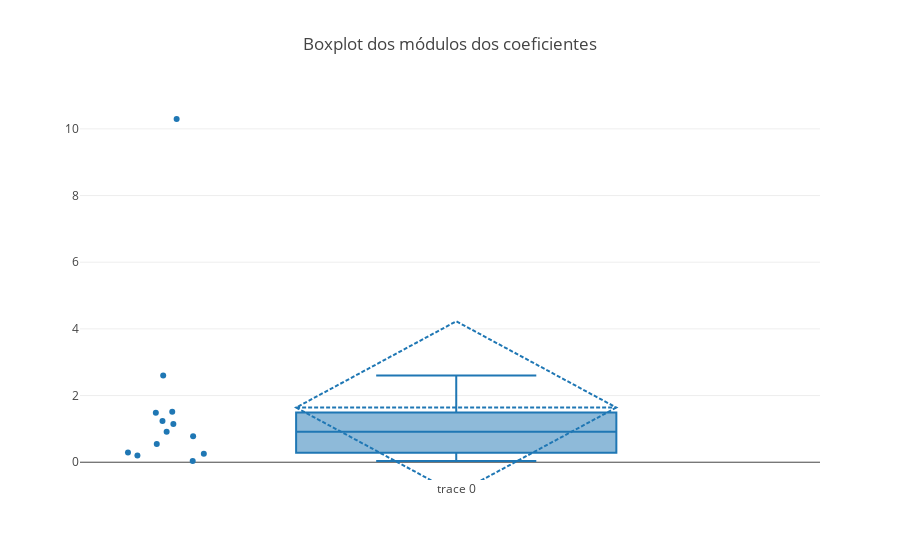

Source (notebook cell):
### Markdown cell above
De forma complementar o \textit{boxplot} do módulo dos coeficientes foi gerando, podendo ser visto da Figura \ref{fig:boxplotModCoef}.

### Code cell
# Boxplot do módulo dos coeficientes
def boxplotCoef(coef_abs):
    data = [
        go.Box(
            y= coef_abs,
            boxpoints='all',
            boxmean='sd',
            jitter=0.3,
            pointpos=-1.8
        )
    ]
    
    layoutBoxplot = go.Layout(title="Boxplot dos módulos dos coeficientes")

    fig = go.Figure(data=data, layout=layoutBoxplot)
    plt.iplot(fig)
    
boxplotCoef(param_abs.iloc[1:].values.transpose()[0])

### Figure 1 — Plotly figure (JSON) as saved in the notebook; plotly's stock layout.template omitted (floating-point values rounded to 4 significant figures)
{"data": [{"boxmean": "sd", "boxpoints": "all", "jitter": 0.3, "pointpos": -1.8, "type": "box", "uid": "1ba880ae-a1e2-11e8-84a2-d05349f0ce53", "y": [10.3, 2.599, 1.513, 1.487, 1.24, 1.144, 0.9134, 0.7823, 0.5487, 0.2949, 0.2549, 0.2012, 0.03686]}], "layout": {"title": "Boxplot dos módulos dos coeficientes"}}
